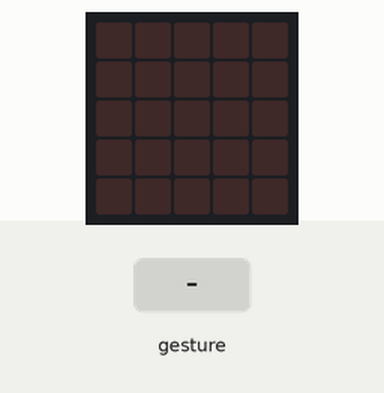
A program run on a simulated BBC micro:bit (MakeCode). On the bench: the board's 5×5 LED display. The test bench sets the inputs (shaded band). Random numbers come from a fixed seed; a tilt is held for 1.5 s and a shake lasts 1 s, then the board lies face up again.

Above: at 1.2 s.
1.3 s: gesture 'shake'
At 2.7 s:
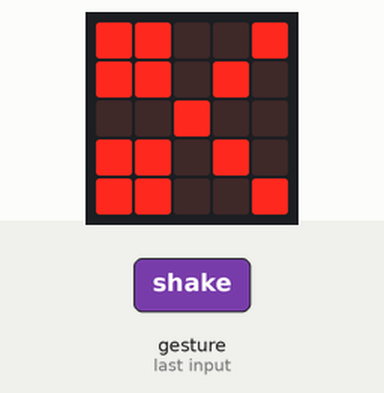
3.0 s: gesture 'shake'
At 4.0 s:
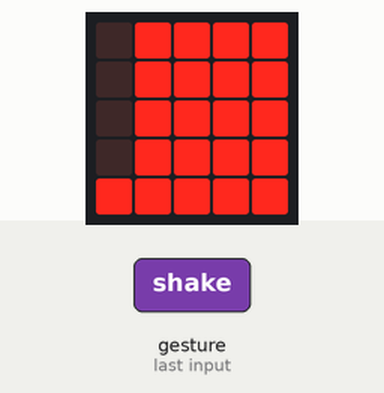
Timing chart, 0 to 6.0 s (numbered marks = the images above; inputs shaded):
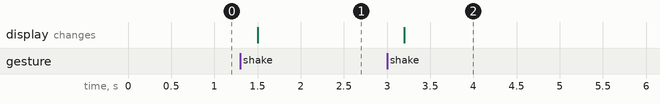

The program:

main.ts
```typescript
let num = 0
input.onGesture(Gesture.Shake, function () {
    num = randint(0, 2)
    if (num == 0) {
        basic.showLeds(`
            # # . . #
            # # . # .
            . . # . .
            # # . # .
            # # . . #
            `)
    } else if (num == 1) {
        basic.showLeds(`
            . . . . .
            . # # # .
            . # # # .
            . # # # .
            . . . . .
            `)
    } else {
        basic.showLeds(`
            . # # # #
            . # # # #
            . # # # #
            . # # # #
            # # # # #
            `)
    }
})
```

test.ts
```typescript
// 在此处测试；当此软件包作为插件使用时，将不会编译此软件包。
```

Measured:
- after the input at 1.3 s, the display: changes after 0.20 s (image 1)
- after the input at 3.0 s, the display: changes after 0.20 s (image 2)
